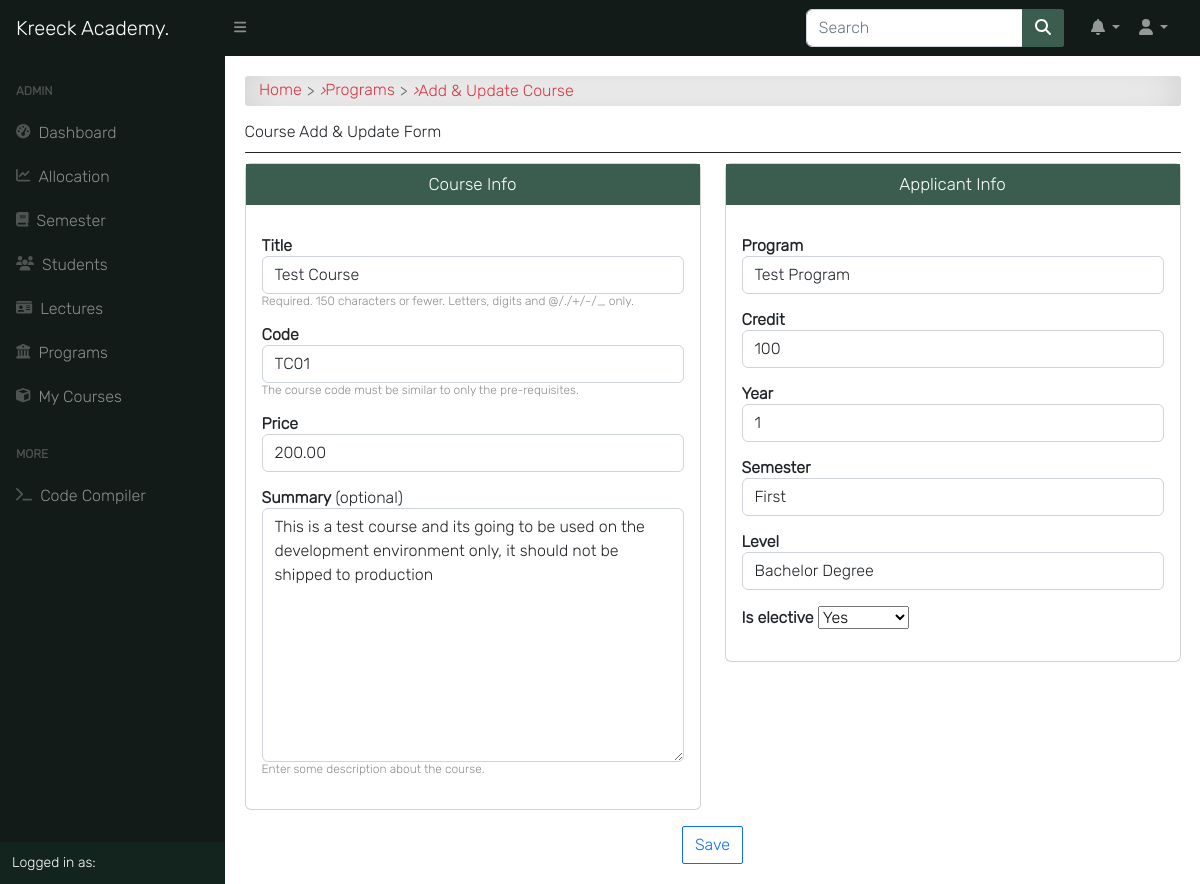
/programs/course/test-course/edit/ (signed in), run on the app's committed database.
### course/models.py (models this page shows, shortened)
class Course(models.Model):
    slug = models.SlugField(blank=True, unique=True)
    title = models.CharField(max_length=200, null=True)
    code = models.CharField(max_length=200, unique=True, null=True)
    credit = models.IntegerField(null=True, default=0)
    summary = models.TextField(max_length=200, blank=True, null=True)
    program = models.ForeignKey(Program, on_delete=models.CASCADE)
    level = models.CharField(max_length=25, choices=LEVEL, null=True)
    year = models.IntegerField(choices=YEARS, default=0)
    semester = models.CharField(choices=SEMESTER, max_length=200)
    is_elective = models.BooleanField(default=False, blank=True, null=True)
    price = models.DecimalField(max_digits=10, decimal_places=2, default=0.00)
    objects = CourseManager()

### course/views.py (the view)
# urls.py: path('course/<slug>/edit/', course_edit, name='edit_course'),
@cache_control(no_cache=True, must_revalidate=True, no_store=True)
@login_required
@lecturer_required
def course_edit(request, slug):
    course = get_object_or_404(Course, slug=slug)
    if request.method == 'POST':
        form = CourseAddForm(request.POST, instance=course)
        course_name = request.POST.get('title')
        course_code = request.POST.get('code')
        if form.is_valid():
            form.save()
            messages.success(request, (course_name + '(' + course_code + ')' + ' has been updated.'))
            return redirect('program_detail', pk=request.POST.get('program'))
        else:
            messages.error(request, 'Correct the error(s) below.')
    else:
        form = CourseAddForm(instance=course)
    return render(request, 'course/course_add.html', {
        'title': "Edit Course | Kreeck Academy",
        'form': form
    }, )

### course/forms.py
class CourseAddForm(forms.ModelForm):
    class Meta:
        model = Course
        fields = '__all__'
    def __init__(self, *args, **kwargs):
        super().__init__(*args, **kwargs)
        self.fields['title'].widget.attrs.update({'class': 'form-control'})
        self.fields['code'].widget.attrs.update({'class': 'form-control'})
        self.fields['credit'].widget.attrs.update({'class': 'form-control'})
        self.fields['summary'].widget.attrs.update({'class': 'form-control'})
        self.fields['program'].widget.attrs.update({'class': 'form-control'})
        self.fields['level'].widget.attrs.update({'class': 'form-control'})
        self.fields['year'].widget.attrs.update({'class': 'form-control'})
        self.fields['semester'].widget.attrs.update({'class': 'form-control'})
        self.fields['price'].widget.attrs.update({'class': 'form-control'})

### course/models.py (called while the page is built)
    def __str__(self):
        return self.title

### templates/course/course_add.html (shortened to what this page needs)
{% extends 'base.html' %}
{% load static %}
{% block content %}
<div id="input-nav">
    <a href="{% url 'home' %}" class="primary1">Home</a> <i>&rsaquo;</i>
    <a href="{% url 'programs' %}" class="primary1">Programs</a> <i>&rsaquo;</i> Add & Update Course
</div>
<div class="title">Course Add & Update Form</div>
<div class="title-line"></div>
<form action="" method="POST">{% csrf_token %}
    <div class="row">
        <div class="col-md-6">
            <div class="card">
                <p class="form-title">Course Info</p>
                <div class="p-3">
                    <div class="form-group">
                        <b>{{ form.title.label }}</b>
                        {{ form.title }}
                        <p class="text-muted-xs">Required. 150 characters or fewer. Letters, digits and @/./+/-/_ only.</p>
                    </div>
                    <div class="form-group">
                        <b>{{ form.code.label }}</b>
                        {{ form.code }}
                        <p class="text-muted-xs">The course code must be similar to only the pre-requisites.</p>
                    </div>
                    <div class="form-group">
                        <b>{{ form.price.label }}</b>
                        {{ form.price }}
                    </div>
                    <div class="form-group">
                        <b>{{ form.summary.label }}</b> (optional)
                        {{ form.summary }}
                        <p class="text-muted-xs">Enter some description about the course.</p>
                    </div>
                </div>
            </div>
        </div>
        <div class="col-md-6">
            <div class="card">
                <p class="form-title">Applicant Info</p>
                <div class="p-3">
                    <div class="form-group">
                        <b>{{ form.program.label }}</b>
                        {{ form.program }}
                    </div>
                    <div class="form-group">
                        <b>{{ form.credit.label }}</b>
                        {{ form.credit }}
                    </div>
                    <div class="form-group">
                        <b>{{ form.year.label }}</b>
                        {{ form.year }}
                    </div>
                    <div class="form-group">
                        <b>{{ form.semester.label }}</b>
                        {{ form.semester }}
                    </div>
                    <div class="form-group">
                        <b>{{ form.level.label }}</b>
                        {{ form.level }}
                    </div>
                    <div class="form-group">
                        <b>{{ form.is_elective.label }}</b>
                        {{ form.is_elective }}
                    </div>
                </div>
            </div>
        </div>
    </div>
    <center><input class="btn btn-outline-primary mt-3" type="submit" value="Save"></center>
</form>
{% endblock content %}

### static/css/style.css (style rules this page uses)
*, body { font-family: "Inter", sans-serif; }
body { background-color: #ffffff; }
.btn { border-radius: 2px; }
.text-muted-xs { font-size: 12px; color: #8d8d8d; }
#input-nav { display: -webkit-box; display: -ms-flexbox; display: flex; -ms-flex-wrap: wrap; flex-wrap: wrap; -webkit-box-align: center; -ms-flex-align: center; align-items: center; padding: 0.3rem 0.9rem; margin-bottom: 1rem; color: #dc3545; border-radius: 3px; background-color: #fff !important; -webkit-box-shadow: inset 0 0 2.5rem rgba(0, 0, 0, 0.2); box-shadow: inset 0 0 2.5rem rgba(0, 0, 0, 0.2); }
#input-nav a { color: #dc3545; }
#input-nav a::after { content: ">"; color: #666; margin: 0 5px; vertical-align: middle; }
a { color: #666; text-decoration: none; }
.form-group { margin-bottom: 1rem; }
.title-line { height: 1px; background-color: #212529; border-radius: 2em; margin: 10px auto; }
.form-title { display: -webkit-box; display: -ms-flexbox; display: flex; -webkit-box-align: center; -ms-flex-align: center; align-items: center; -webkit-box-pack: center; -ms-flex-pack: center; justify-content: center; font-weight: 400; font-size: 17px; padding: 10px; background: #3b5d50; color: #fff; text-align: center; margin-bottom: 15px; }

### data on the page
Course: title "Test Course", code "TC01", price "200.00", summary "This is a test course and its going to be used on the development environment only, it should not be shipped to production", program "Test Program", credit "100", year "1", semester "First", level "Bachelor Degree", is_elective "Yes"
